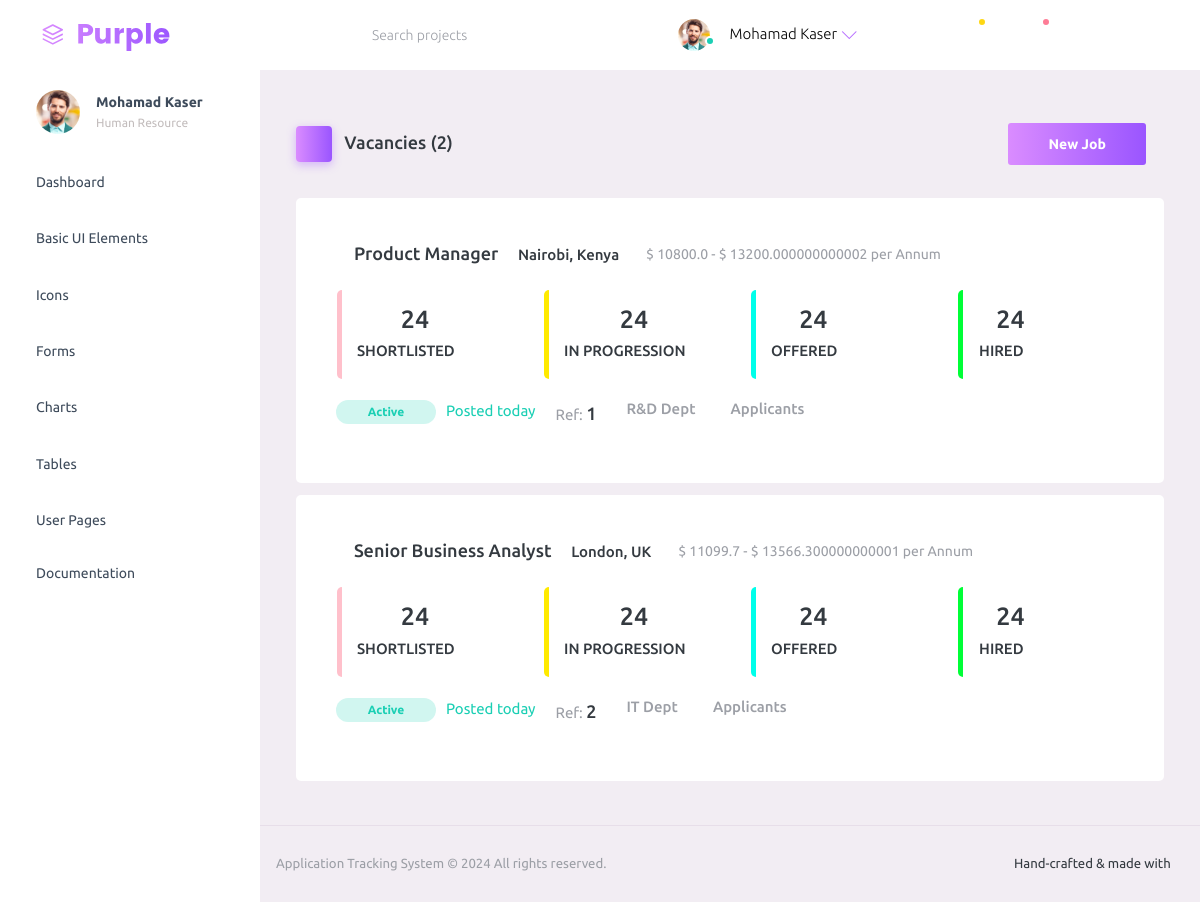
Before: / with the older database file.
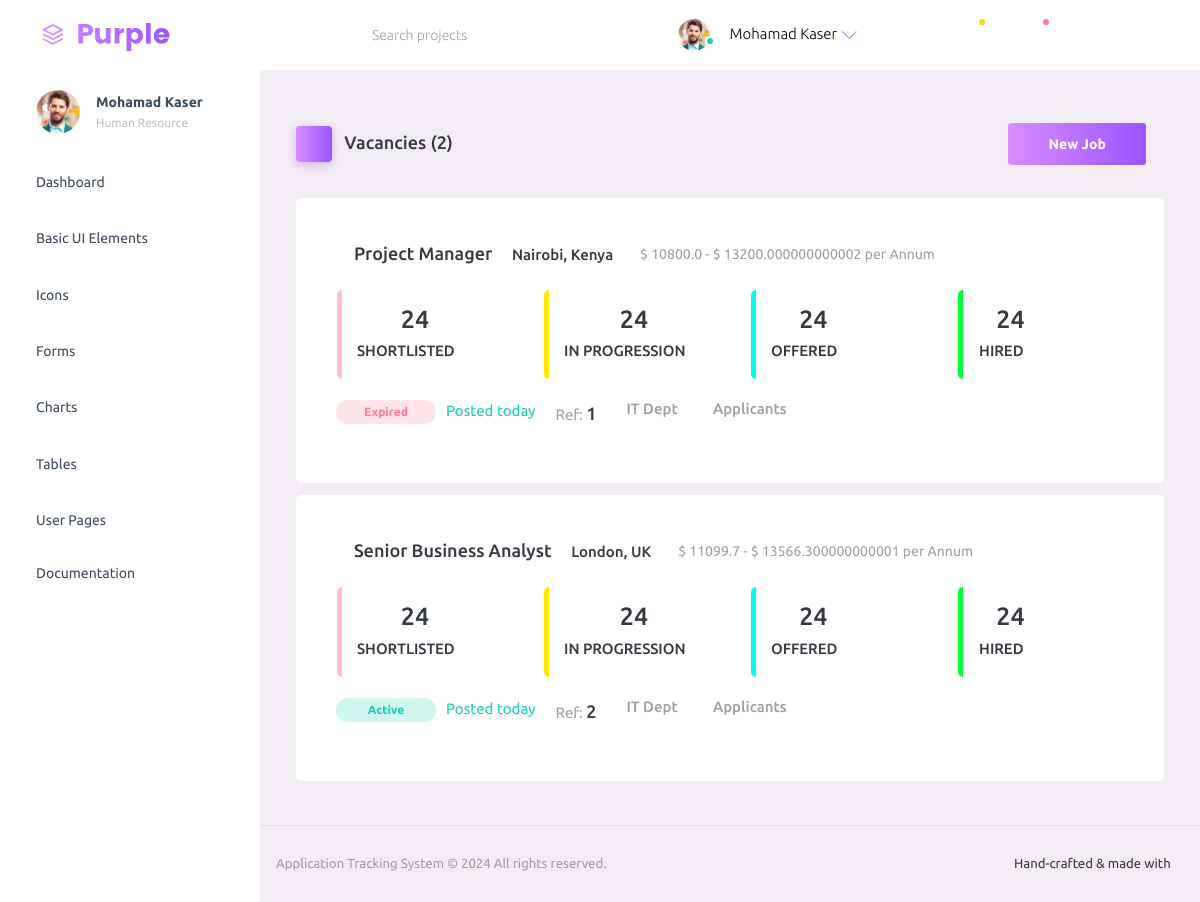
After: the same page with the newer database file.
### HumanResource/models.py (models this page shows, shortened)
class Job(models.Model):
    job_title = models.CharField(max_length=100, null=False)
    department = models.CharField(max_length=50, choices=departments)
    salary = models.IntegerField()
    location = models.CharField(max_length=100, choices=locations)
    introduction = models.CharField(max_length=220)
    brief_posting_description = models.CharField(max_length=400)
    responsibilities = models.CharField(max_length=3000)
    qualifications = models.CharField(max_length=1500)
    is_active = models.BooleanField(default=True)
    date_posted = models.DateField(auto_now_add=True)

### HumanResource/views.py (the view)
# urls.py: 2. Add a URL to urlpatterns:  path('', views.home, name='home')
def home(request):
    jobs = Job.objects.all()
    job_data = {}
    for j in jobs:
        lower_bound = j.salary * 0.9
        upper_bound = j.salary * 1.1
        posted = (datetime.datetime.today().date() - j.date_posted).days
        job_data[j.id] = {
            'job': j,
            'lower_bound': lower_bound,
            'upper_bound': upper_bound,
            'posted': posted
        }
    return render(request, 'app/hr_dashboard.html', {'job_data':job_data, 'total_jobs': Job.objects.all().count()})

### HumanResource/templates/app/hr_dashboard.html (shortened to what this page needs)
{% extends 'app/index.html' %}
{% load static %}
{% block body %}
<div class="page-header">
    <h3 class="page-title">
        <span class="page-title-icon bg-gradient-primary text-white me-2">
            <i class="mdi mdi-home"></i>
        </span> Vacancies ({{ total_jobs }})
    </h3>
    <nav aria-label="breadcrumb">
        <ul class="breadcrumb">
            <li class="breadcrumb-item" aria-current="page">
                <a class="btn btn-gradient-primary btn-md" href="{% url 'new-job' %}">New Job</a>
            </li>
        </ul>
    </nav>
</div>
{% if job_data %}
{% for job_id, data in job_data.items %}
<div class="row" style="margin-top: 12px;">
        <div class="col-12 grid margin">
        <div class="card">
            <div class="card-body">
                <div class="row">
                    <div class="d-flex flex-row">
                        <h4 class="card-title"> <i class="mdi mdi-checkbox-marked-outline text-success" style="font-size: 23px;"></i>{{ data.job.job_title }}</h4>
                        <h6 style="margin: 8px;"><i class="mdi mdi-map-marker-outline"></i>{{ data.job.location }}</h6>
                        <small class="text-muted" style="margin: 8px;"><i class="mdi mdi-cash-multiple"></i>$ {{ data.lower_bound }} - $ {{ data.upper_bound}} per Annum</small>
                    </div>
                </div>
                <div class="row">
                    <div class="col-md-3 stretch-card grid-margin">
                        <a class="btn" href="#" style="padding: 0px !important;">
                            <div class="card" style="border-left: 5px solid pink; margin-top: 10px;">
                                <div class="card-body" style="padding: 15px;">
                                    <h3>
                                        <i class="mdi mdi-account-multiple-outline" style="color: pink;"></i>
                                        24
                                    </h3>
                                    <div class="metric-value d-inline-block">
                                        <h6 class="mb-1">SHORTLISTED</h6>
                                    </div>
                                </div>
                            </div>
                        </a>
                    </div>
                    <div class="col-md-3 stretch-card grid-margin">
                        <a class="btn" href="#" style="padding: 0px !important;">
                            <div class="card" style="border-left: 5px solid rgb(255, 234, 0); margin-top: 10px;">
                                <div class="card-body" style="padding: 15px;">
                                    <h3>
                                        <i class="mdi mdi-account-multiple-outline" style="color: rgb(255, 234, 0);"></i>
                                        24
                                    </h3>
                                    <div class="metric-value d-inline-block">
                                        <h6 class="mb-1">IN PROGRESSION</h6>
                                    </div>
                                </div>
                            </div>
                        </a>
                    </div>
                    <div class="col-md-3 stretch-card grid-margin">
                        <a class="btn" href="#" style="padding: 0px !important;">
                            <div class="card" style="border-left: 5px solid rgb(0, 255, 234); margin-top: 10px;">
                                <div class="card-body" style="padding: 15px;">
                                    <h3>
                                        <i class="mdi mdi-account-multiple-outline" style="color: rgb(0, 255, 234);"></i>
                                        24
                                    </h3>
                                    <div class="metric-value d-inline-block">
                                        <h6 class="mb-1">OFFERED</h6>
                                    </div>
                                </div>
                            </div>
                        </a>
                    </div>
                    <div class="col-md-3 stretch-card grid-margin">
                        <a class="btn" href="#" style="padding: 0px !important;">
                            <div class="card" style="border-left: 5px solid rgb(0, 255, 55); margin-top: 10px;">
                                <div class="card-body" style="padding: 15px;">
                                    <h3>
                                        <i class="mdi mdi-account-multiple-outline" style="color: rgb(0, 255, 55);"></i>
                                        24
                                    </h3>
                                    <div class="metric-value d-inline-block">
                                        <h6 class="mb-1">HIRED</h6>
                                    </div>
                                </div>
                            </div>
                        </a>
                    </div>
                </div>
                <div class="row">
                    <div class="stretch-card" style="margin-top: -20px;">
                        {% if data.job.is_active %}
                        <a class="btn btn-inverse-success btn-rounded btn-md"
                        style="height: 24px !important; padding: 5px !important; width: 100px !important; font-size: 12px;" href="{% url 'edit-job' data.job.id %}">Active</a>
                        {% else %}
                        <a class="btn btn-inverse-danger btn-rounded btn-md"
                        style="height: 24px !important; padding: 5px !important; width: 100px !important; font-size: 12px;" href="{% url 'edit-job' data.job.id %}">Expired</a>
                        {%  endif %}
                        {% if data.posted > 0 %}
                        <p class="text-success" style="margin-left: 10px;">Posted {{ data.posted }} days Ago</p>
                        {% else %}
                        <p class="text-success" style="margin-left: 10px;">Posted today</p>
                        {% endif %}
                        <p class="text-muted" style="margin-left: 20px;">Ref: <span class="card-title">{{ data.job.id }}</span></p>
                        <h6 class="text-muted" style="margin-left: 30px;">{{ data.job.department }} Dept</h6>
                        <h6 class="text-muted" style="margin-left: 20px;"><i class="mdi mdi-account"></i> {{ data.applicants }} Applicants</h6>
                    </div>
                </div>
            </div>
        </div>
    </div>
</div>
{% endfor %}
{% else %}
<div class="row">
    <h4 class="card-title">No jobs are available</h4>
</div>
{% endif %}
{% endblock %}

### HumanResource/templates/app/index.html (shortened to what this page needs)
<!DOCTYPE html>
{% load static %}
<html lang="en">
  <head>
    <link rel="stylesheet" href="{% static 'assets/vendors/mdi/css/materialdesignicons.min.css' %}">
    <link rel="stylesheet" href="{% static 'assets/vendors/ti-icons/css/themify-icons.css' %}">
    <link rel="stylesheet" href="{% static 'assets/vendors/css/vendor.bundle.base.css' %}">
    <link rel="stylesheet" href="{% static 'assets/vendors/font-awesome/css/font-awesome.min.css' %}">
    <link rel="stylesheet" href="{% static 'assets/vendors/font-awesome/css/font-awesome.min.css' %}"/>
    <link rel="stylesheet" href="{% static 'assets/vendors/bootstrap-datepicker/bootstrap-datepicker.min.css' %}">
    <link rel="stylesheet" href="{% static 'assets/vendors/select2/select2.min.css' %}">
    <link rel="stylesheet" href="{% static 'assets/vendors/select2-bootstrap-theme/select2-bootstrap.min.css' %}">
    <link rel="stylesheet" href="{% static 'assets/css/style.css' %}">
  </head>
  <body>
    <div class="container-scroller">
       {% include 'partials/_navbar.html' %}
      <div class="container-fluid page-body-wrapper">
         {% include 'partials/_sidebar.html' %}
        <div class="main-panel">
          <div class="content-wrapper">
            {% block body %}
            {% endblock %}
          </div>
          {% include 'partials/_footer.html' %}
        </div>
      </div>
    </div>
  </body>
</html>

### HumanResource/templates/partials/_navbar.html (shortened to what this page needs)
{% load static %}
<nav class="navbar default-layout-navbar col-lg-12 col-12 p-0 fixed-top d-flex flex-row">
    <div class="text-center navbar-brand-wrapper d-flex align-items-center justify-content-start">
      <a class="navbar-brand brand-logo" href="#"><img src="{% static 'assets/images/logo.svg' %}" alt="logo" /></a>
    </div>
    <div class="navbar-menu-wrapper d-flex align-items-stretch">
      <button class="navbar-toggler navbar-toggler align-self-center" type="button" data-toggle="minimize">
        <span class="mdi mdi-menu"></span>
      </button>
      <div class="search-field d-none d-md-block">
        <form class="d-flex align-items-center h-100" action="#">
          <div class="input-group">
            <div class="input-group-prepend bg-transparent">
              <i class="input-group-text border-0 mdi mdi-magnify"></i>
            </div>
            <input type="text" class="form-control bg-transparent border-0" placeholder="Search projects">
          </div>
        </form>
      </div>
      <ul class="navbar-nav navbar-nav-right">
        <li class="nav-item nav-profile dropdown">
          <a class="nav-link dropdown-toggle" id="profileDropdown" href="#" data-bs-toggle="dropdown" aria-expanded="false">
            <div class="nav-profile-img">
              <img src="{% static 'assets/images/faces/face1.jpg' %}" alt="image">
              <span class="availability-status online"></span>
            </div>
            <div class="nav-profile-text">
              <p class="mb-1 text-black">Mohamad Kaser</p>
            </div>
          </a>
        </li>
        <li class="nav-item d-none d-lg-block full-screen-link">
          <a class="nav-link">
            <i class="mdi mdi-fullscreen" id="fullscreen-button"></i>
          </a>
        </li>
        <li class="nav-item dropdown">
          <a class="nav-link count-indicator dropdown-toggle" id="messageDropdown" href="#" data-bs-toggle="dropdown" aria-expanded="false">
            <i class="mdi mdi-email-outline"></i>
            <span class="count-symbol bg-warning"></span>
          </a>
        </li>
        <li class="nav-item dropdown">
          <a class="nav-link count-indicator dropdown-toggle" id="notificationDropdown" href="#" data-bs-toggle="dropdown">
            <i class="mdi mdi-bell-outline"></i>
            <span class="count-symbol bg-danger"></span>
          </a>
        </li>
        <li class="nav-item nav-logout d-none d-lg-block">
          <a class="nav-link" href="#">
            <i class="mdi mdi-power"></i>
          </a>
        </li>
        <li class="nav-item nav-settings d-none d-lg-block">
          <a class="nav-link" href="#">
            <i class="mdi mdi-format-line-spacing"></i>
          </a>
        </li>
      </ul>
    </div>
  </nav>

### HumanResource/templates/partials/_sidebar.html (shortened to what this page needs)
{% load static %}
<nav class="sidebar sidebar-offcanvas" id="sidebar">
    <ul class="nav">
      <li class="nav-item nav-profile">
        <a href="#" class="nav-link">
          <div class="nav-profile-image">
            <img src="{% static 'assets/images/faces/face1.jpg' %}" alt="profile" />
          </div>
          <div class="nav-profile-text d-flex flex-column">
            <span class="font-weight-bold mb-2">Mohamad Kaser</span>
            <span class="text-secondary text-small">Human Resource</span>
          </div>
          <i class="mdi mdi-bookmark-check text-success nav-profile-badge"></i>
        </a>
      </li>
      <li class="nav-item">
        <a class="nav-link" href="#">
          <span class="menu-title">Dashboard</span>
          <i class="mdi mdi-home menu-icon"></i>
        </a>
      </li>
      <li class="nav-item">
        <a class="nav-link" data-bs-toggle="collapse" href="#ui-basic" aria-expanded="false" aria-controls="ui-basic">
          <span class="menu-title">Basic UI Elements</span>
          <i class="menu-arrow"></i>
          <i class="mdi mdi-crosshairs-gps menu-icon"></i>
        </a>
      </li>
      <li class="nav-item">
        <a class="nav-link" data-bs-toggle="collapse" href="#icons" aria-expanded="false" aria-controls="icons">
          <span class="menu-title">Icons</span>
          <i class="mdi mdi-contacts menu-icon"></i>
        </a>
      </li>
      <li class="nav-item">
        <a class="nav-link" data-bs-toggle="collapse" href="#forms" aria-expanded="false" aria-controls="forms">
          <span class="menu-title">Forms</span>
          <i class="mdi mdi-format-list-bulleted menu-icon"></i>
        </a>
      </li>
      <li class="nav-item">
        <a class="nav-link" data-bs-toggle="collapse" href="#charts" aria-expanded="false" aria-controls="charts">
          <span class="menu-title">Charts</span>
          <i class="mdi mdi-chart-bar menu-icon"></i>
        </a>
      </li>
      <li class="nav-item">
        <a class="nav-link" data-bs-toggle="collapse" href="#tables" aria-expanded="false" aria-controls="tables">
          <span class="menu-title">Tables</span>
          <i class="mdi mdi-table-large menu-icon"></i>
        </a>
      </li>
      <li class="nav-item">
        <a class="nav-link" data-bs-toggle="collapse" href="#auth" aria-expanded="false" aria-controls="auth">
          <span class="menu-title">User Pages</span>
          <i class="menu-arrow"></i>
          <i class="mdi mdi-lock menu-icon"></i>
        </a>
      </li>
      <li class="nav-item">
        <a class="nav-link" href="#" target="_blank">
          <span class="menu-title">Documentation</span>
        </a>
      </li>
    </ul>
  </nav>

### HumanResource/templates/partials/_footer.html
{% load static %}
<footer class="footer">
    <div class="d-sm-flex justify-content-center justify-content-sm-between">
      <span class="text-muted text-center text-sm-left d-block d-sm-inline-block">Application Tracking System &copy; <script type="text/javascript">document.write(new Date().getFullYear());</script> All rights reserved.</span>
      <span class="float-none float-sm-right d-block mt-1 mt-sm-0 text-center">Hand-crafted & made with <i class="mdi mdi-heart text-danger"></i></span>
    </div>
  </footer>

Changed rows visible on the page:
changed Job "Nairobi, Kenya": job.job_title "Product Manager" → "Project Manager"; job.department "R&D" → "IT"; is_active "Active" → "Expired"
